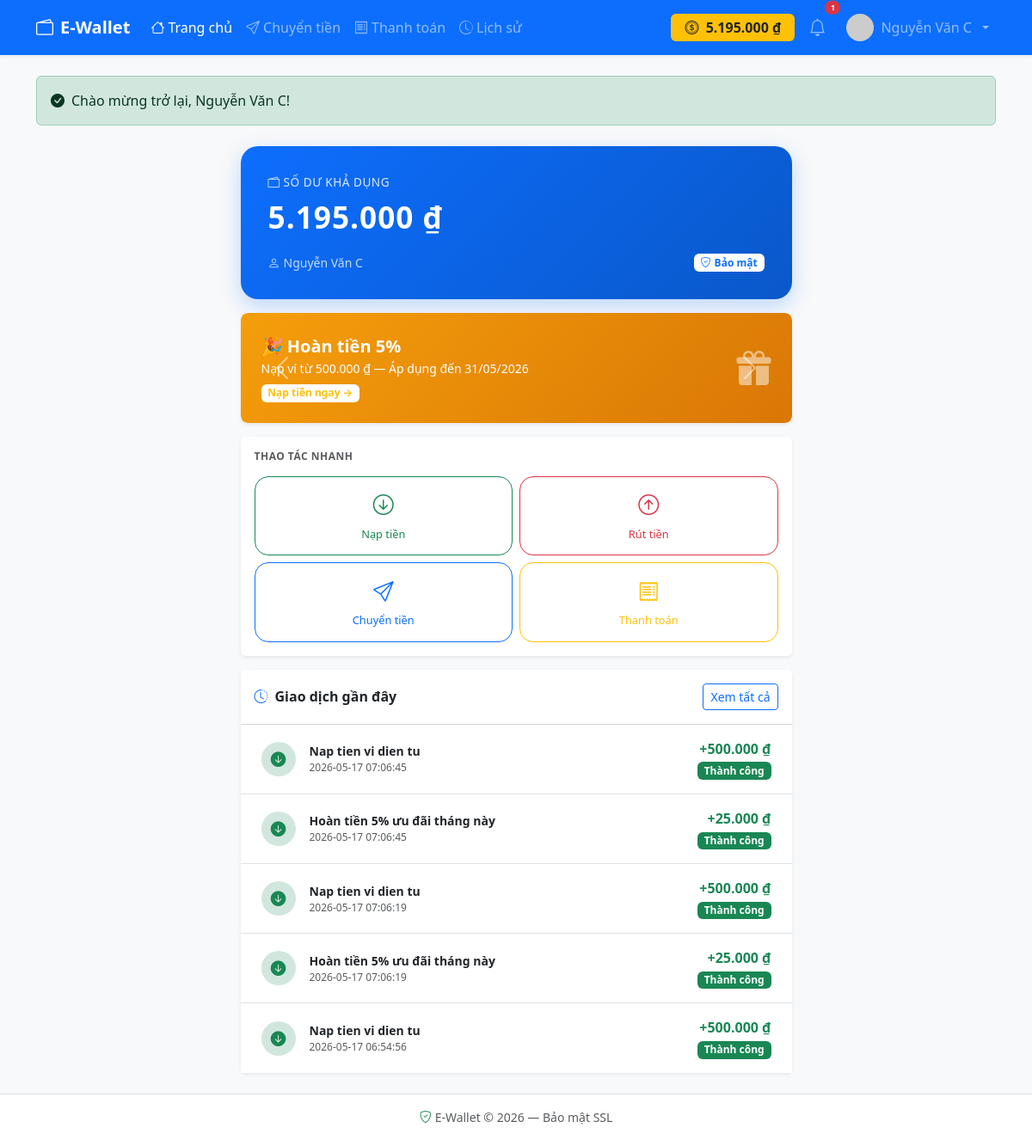
Screenshot of /pages/dashboard.php (signed in) with the database file from the repository.
### tables this page shows
CREATE TABLE `transactions` (
  `transaction_id` varchar(36) NOT NULL DEFAULT (uuid()),
  `sender_wallet_id` varchar(36) DEFAULT NULL,
  `receiver_wallet_id` varchar(36) DEFAULT NULL,
  `amount` decimal(18,2) NOT NULL,
  `fee` decimal(18,2) NOT NULL DEFAULT '0.00',
  `type` enum('deposit','withdraw','transfer','payment') NOT NULL,
  `status` enum('pending','success','failed','cancelled') NOT NULL DEFAULT 'pending',
  `message` varchar(255) DEFAULT NULL,
  `bank_info` varchar(255) DEFAULT NULL,
  `reference_code` varchar(50) DEFAULT NULL,
  `created_at` datetime NOT NULL DEFAULT CURRENT_TIMESTAMP,
  `updated_at` datetime NOT NULL DEFAULT CURRENT_TIMESTAMP ON UPDATE CURRENT_TIMESTAMP
);

### pages/dashboard.php (the view, shortened to what this page needs)
<?php
require_once __DIR__ . '/../includes/functions.php';
$db      = getDB();
$balance = $_SESSION['balance'] ?? 0;
$success = flash('success');
$stmt = $db->prepare("
    SELECT t.*,
           us.full_name AS sender_name,
           ur.full_name AS receiver_name
    FROM transactions t
    LEFT JOIN wallets ws ON t.sender_wallet_id   = ws.wallet_id
    LEFT JOIN wallets wr ON t.receiver_wallet_id = wr.wallet_id
    LEFT JOIN users us   ON ws.user_id = us.user_id
    LEFT JOIN users ur   ON wr.user_id = ur.user_id
    WHERE ws.user_id = ? OR wr.user_id = ?
    ORDER BY t.created_at DESC
    LIMIT 5
");
$stmt->execute([$_SESSION['user_id'], $_SESSION['user_id']]);
$recentTx = $stmt->fetchAll();
require_once __DIR__ . '/../includes/header.php';
require_once __DIR__ . '/../includes/navbar.php';
?>
<main class="py-4">
<div class="container">
  <?php if ($success): ?>
    <div class="alert alert-success alert-auto-dismiss d-flex align-items-center gap-2 mb-4">
      <i class="bi bi-check-circle-fill"></i><?= htmlspecialchars($success) ?>
    </div>
  <?php endif; ?>
  <div class="row g-4 justify-content-center">
    <div class="col-lg-7">
      <div class="wallet-card mb-3">
        <div class="label mb-1"><i class="bi bi-wallet2 me-1"></i>Số dư khả dụng</div>
        <div class="balance mb-3"><?= formatMoney($balance) ?></div>
        <div class="d-flex justify-content-between align-items-center">
          <div class="small opacity-75">
            <i class="bi bi-person me-1"></i><?= htmlspecialchars($_SESSION['full_name'] ?? 'Người dùng') ?>
          </div>
          <span class="badge bg-white text-primary">
            <i class="bi bi-shield-check me-1"></i>Bảo mật
          </span>
        </div>
      </div>
<div id="promoBanner" class="carousel slide mb-3" data-bs-ride="carousel">
  <div class="carousel-inner rounded-3 shadow-sm">
    <div class="carousel-item active">
      <a href="/BTL-MNM/pages/deposit.php" class="text-decoration-none">
        <div class="p-4 text-white rounded-3 d-flex align-items-center justify-content-between"
             style="background:linear-gradient(135deg,#f59e0b,#d97706);min-height:100px">
          <div>
            <div class="fw-bold fs-5">🎉 Hoàn tiền 5%</div>
            <div class="small opacity-90">Nạp ví từ 500.000 ₫ — Áp dụng đến 31/05/2026</div>
            <span class="badge bg-white text-warning mt-2">Nạp tiền ngay →</span>
          </div>
        </div>
      </a>
    </div>
  </div>
  <button class="carousel-control-prev" type="button" data-bs-target="#promoBanner" data-bs-slide="prev">
    <span class="carousel-control-prev-icon"></span>
  </button>
  <button class="carousel-control-next" type="button" data-bs-target="#promoBanner" data-bs-slide="next">
    <span class="carousel-control-next-icon"></span>
  </button>
</div>
      <div class="card border-0 shadow-sm mb-3">
        <div class="card-body">
          <h6 class="fw-bold mb-3 text-muted text-uppercase" style="font-size:.75rem;letter-spacing:.5px">Thao tác nhanh</h6>
          <div class="row g-2 quick-action text-center">
            <div class="col-6">
              <a href="/BTL-MNM/pages/deposit.php" class="btn btn-outline-success w-100">
                <i class="bi bi-arrow-down-circle"></i>Nạp tiền
              </a>
            </div>
            <div class="col-6">
              <a href="/BTL-MNM/pages/withdraw.php" class="btn btn-outline-danger w-100">
                <i class="bi bi-arrow-up-circle"></i>Rút tiền
              </a>
            </div>
            <div class="col-6">
              <a href="/BTL-MNM/pages/transfer.php" class="btn btn-outline-primary w-100">
                <i class="bi bi-send"></i>Chuyển tiền
              </a>
            </div>
            <div class="col-6">
              <a href="/BTL-MNM/pages/payment.php" class="btn btn-outline-warning w-100">
                <i class="bi bi-receipt"></i>Thanh toán
              </a>
            </div>
          </div>
        </div>
      </div>
      <div class="card border-0 shadow-sm">
        <div class="card-header bg-white d-flex justify-content-between align-items-center py-3">
          <h6 class="mb-0 fw-bold"><i class="bi bi-clock-history me-2 text-primary"></i>Giao dịch gần đây</h6>
          <a href="/BTL-MNM/pages/history.php" class="btn btn-sm btn-outline-primary">Xem tất cả</a>
        </div>
        <div class="card-body p-0">
          <?php if (empty($recentTx)): ?>
            <div class="text-center text-muted py-5">
              <i class="bi bi-inbox fs-2 d-block mb-2"></i>Chưa có giao dịch nào
            </div>
          <?php else: ?>
          <div class="list-group list-group-flush">
            <?php foreach ($recentTx as $tx):
              $isReceived = ($tx['type'] === 'deposit' ||
                ($tx['type'] === 'transfer' && $tx['receiver_name'] === ($_SESSION['full_name'] ?? '')));
              $iconMap = [
                'deposit'  => ['bg-success-subtle text-success', 'bi-arrow-down-circle-fill'],
                'transfer' => ['bg-primary-subtle text-primary', 'bi-send-fill'],
                'payment'  => ['bg-warning-subtle text-warning', 'bi-receipt-cutoff'],
                'withdraw' => ['bg-danger-subtle text-danger',   'bi-arrow-up-circle-fill'],
              ];
              [$bg, $ico] = $iconMap[$tx['type']] ?? ['bg-secondary-subtle text-secondary', 'bi-question'];
            ?>
            <div class="list-group-item px-4 py-3 d-flex align-items-center gap-3">
              <div class="tx-icon <?= $bg ?>"><i class="bi <?= $ico ?>"></i></div>
              <div class="flex-grow-1">
                <div class="fw-semibold small"><?= htmlspecialchars($tx['message'] ?? '—') ?></div>
                <div class="text-muted" style="font-size:.75rem"><?= $tx['created_at'] ?></div>
              </div>
              <div class="text-end">
                <div class="fw-bold <?= $isReceived ? 'text-success' : 'text-danger' ?>">
                  <?= $isReceived ? '+' : '-' ?><?= formatMoney($tx['amount']) ?>
                </div>
                <div><?= statusBadge($tx['status']) ?></div>
              </div>
            </div>
            <?php endforeach; ?>
          </div>
          <?php endif; ?>
        </div>
      </div>
    </div>
  </div>
</div>
</main>
<?php require_once __DIR__ . '/../includes/footer.php'; ?>

### includes/functions.php (shortened to what this page needs)
<?php
function formatMoney(float $amount): string {
    return number_format($amount, 0, ',', '.') . ' ₫';
}
function statusBadge(string $status): string {
    $map = [
        'success'   => ['bg-success',  'Thành công'],
        'pending'   => ['bg-warning text-dark', 'Đang xử lý'],
        'failed'    => ['bg-danger',   'Thất bại'],
        'cancelled' => ['bg-secondary','Đã hủy'],
    ];
    [$cls, $label] = $map[$status] ?? ['bg-secondary', $status];
    return "<span class='badge $cls'>$label</span>";
}
function flash(string $key): ?string {
    if (!empty($_SESSION['flash'][$key])) {
        $msg = $_SESSION['flash'][$key];
        return $msg;
    }
    return null;
}

### assets/css/style.css (style rules this page uses)
:root { --ew-primary: #0d6efd; --ew-success: #198754; }
body { min-height: 100vh; display: flex; flex-direction: column; }
main { flex: 1; }
.wallet-card { background: linear-gradient(135deg, #0d6efd 0%, #0a58ca 100%); border-radius: 1.25rem; color: #fff; padding: 2rem; box-shadow: 0 8px 24px rgba(13,110,253,.25); }
.wallet-card .balance { font-size: 2.2rem; font-weight: 700; letter-spacing: 1px; }
.wallet-card .label { font-size: .85rem; opacity: .85; text-transform: uppercase; letter-spacing: .5px; }
.quick-action .btn { display: flex; flex-direction: column; align-items: center; gap: .4rem; padding: .9rem .5rem; font-size: .8rem; border-radius: 1rem; transition: transform .15s; }
.quick-action .btn i { font-size: 1.5rem; }
.tx-icon { width: 40px; height: 40px; border-radius: 50%; display:flex; align-items:center; justify-content:center; font-size:1.1rem; }

### rows the page displays
transactions: message "Nap tien vi dien tu", created_at "2026-05-17 07:06:45", amount "500.000 ₫"
transactions: message "Hoàn tiền 5% ưu đãi tháng này", created_at "2026-05-17 07:06:45", amount "25.000 ₫"
transactions: message "Nap tien vi dien tu", created_at "2026-05-17 07:06:19", amount "500.000 ₫"
transactions: message "Hoàn tiền 5% ưu đãi tháng này", created_at "2026-05-17 07:06:19", amount "25.000 ₫"
transactions: message "Nap tien vi dien tu", created_at "2026-05-17 06:54:56", amount "500.000 ₫"

### other values shown
$_SESSION['balance'] "5.195.000"
$navUnread "1"
$_SESSION['full_name'] "Nguyễn Văn C"
$success "Chào mừng trở lại, Nguyễn Văn C!"
formatMoney($balance) "5.195.000 ₫"
